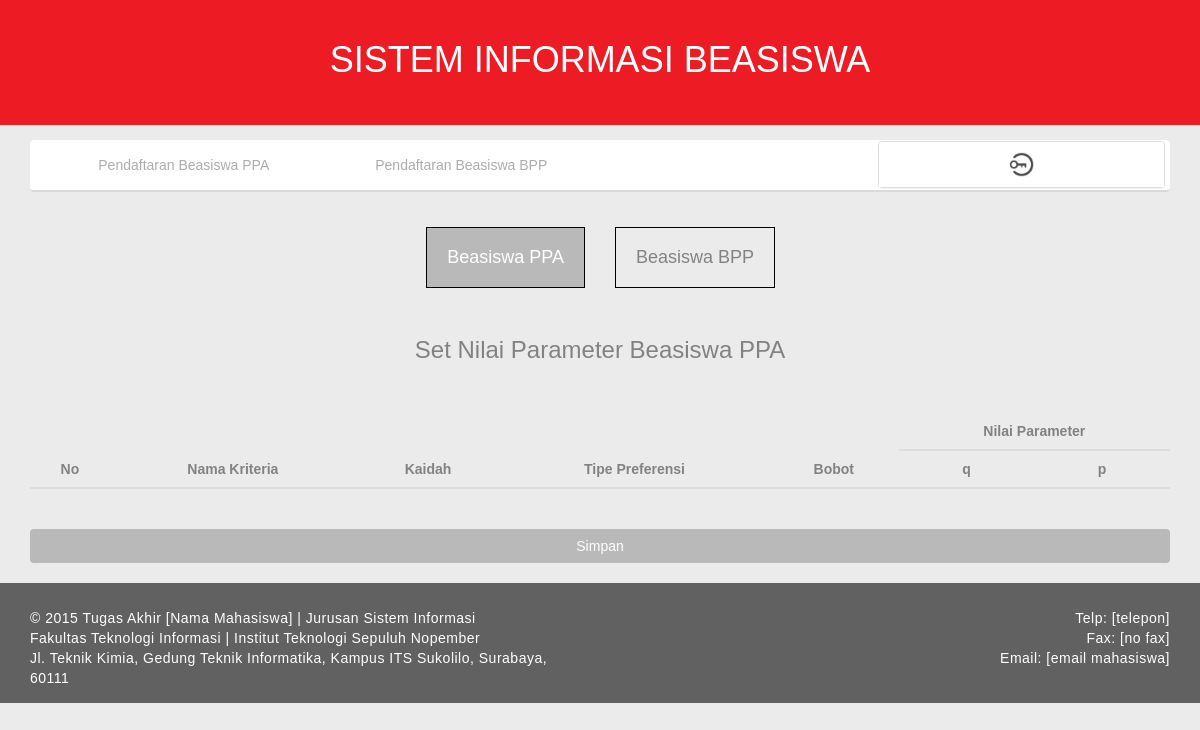
Page /index.php/admin/set_parameter_ppa on the earlier database version.
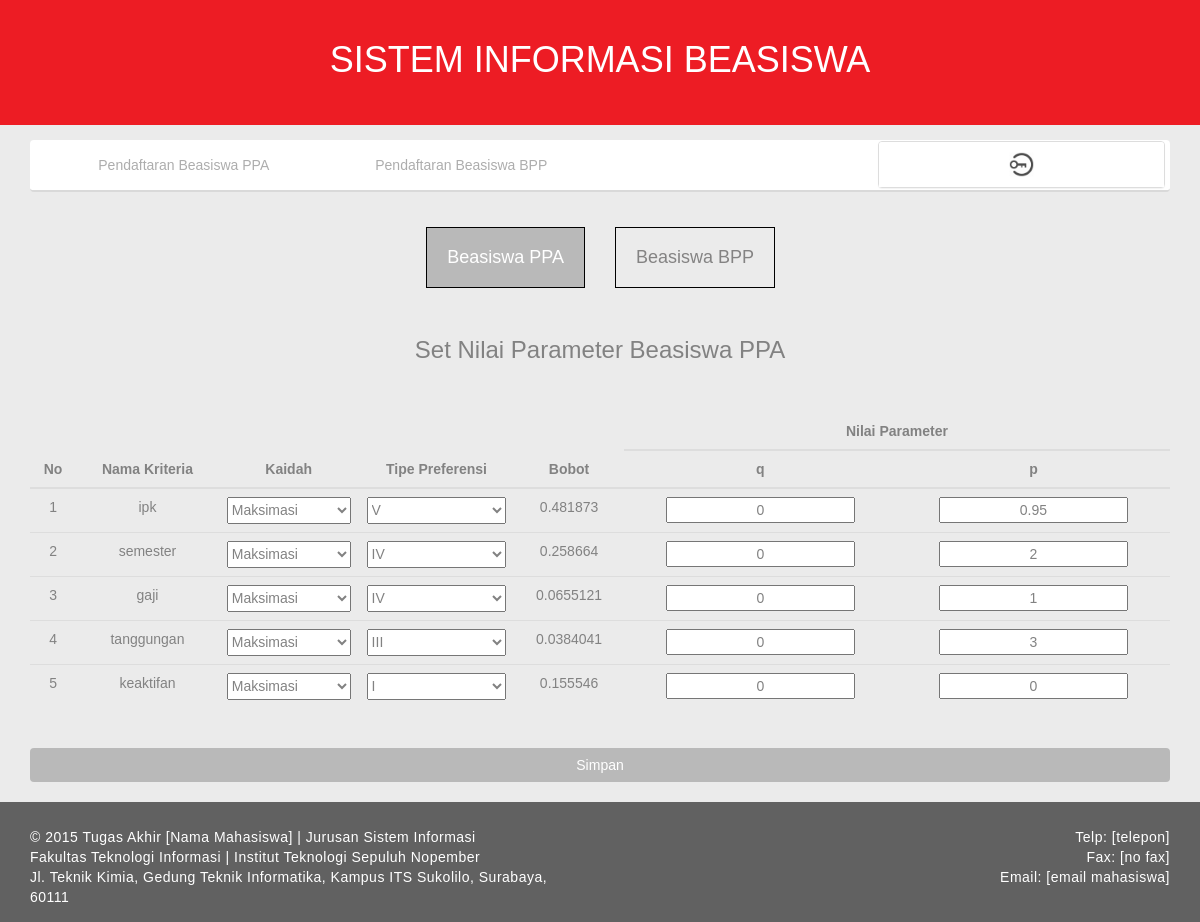
Same page on the later database version.
### tables this page shows
CREATE TABLE `parameter_ppa` (
  `id_parameter` int(11) NOT NULL,
  `nama_kriteria` varchar(255) DEFAULT NULL,
  `kaidah` int(11) DEFAULT NULL,
  `tipe` int(11) DEFAULT NULL,
  `bobot` float DEFAULT NULL,
  `q` float DEFAULT NULL,
  `p` float DEFAULT NULL,
  PRIMARY KEY (`id_parameter`)
);

### application/controllers/admin.php (called while the page is built, shortened)
<?php if ( ! defined('BASEPATH')) exit('No direct script access allowed');
class Admin extends CI_Controller {
	public function __construct()
	{
		$this->load->library('session');
	}
	public function set_parameter_ppa()
	{
		$this->load->database('beasiswa');
		$this->load->model('Beasiswa_models','bea');
		$this->load->view('layout/header',array('display'=>'set_parameter'));
		$this->load->view('admin/set_parameter_ppa',array('data'=>$this->bea->nilai_parameter('ppa')));
		$this->load->view('layout/footer');
	}
}

### index.php (called while the page is built, shortened)
<?php
require_once BASEPATH.'core/CodeIgniter.php';

### application/models/Beasiswa_models.php (called while the page is built, shortened)
<?php
class Beasiswa_models extends CI_Model {
   public function nilai_parameter($par)
   {
      $count=1;
      if($par=='ppa')
         $sql = $this->db->get_where('parameter_ppa');
      else
         $sql = $this->db->get_where('parameter_bpp');
      foreach ($sql->result() as $row) {
            $kriteria[$count++]=array('no'=>$row->id_parameter,'kriteria'=>$row->nama_kriteria,'kaidah'=>$row->kaidah,'tipe'=>$row->tipe,'bobot'=>$row->bobot,'q'=>$row->q,'p'=>$row->p);
      }
      return $kriteria;
   }
}
?>

### application/views/Admin/set_parameter_ppa.php (the view, shortened to what this page needs)
<div class="col-md-12" style="background:none;">
	<div class="col-md-6" style="background:none;">
		<a href="<?php echo  base_url();?>admin/set_parameter_ppa"><h4 class="tipe" style="float:right;background-color:#B9B9B9;color:white;">Beasiswa PPA</h4></a>
	</div>
	<div class="col-md-6" style="background:none;">
		<a href="<?php echo  base_url();?>admin/set_parameter_bpp"><h4 class="tipe" style="float:left;">Beasiswa BPP</h4></a>
	</div>
</div>
<br><br><br><br><br>
<div class="col-md-12" style="background:none;text-align:center;">
	<h3>Set Nilai Parameter Beasiswa PPA</h3><br><br>
	<table class="table" style="text-align:center;">
		 <thead>
	        <tr>
	            <th rowspan="2" style="text-align:center;">No</th>
	            <th rowspan="2" style="text-align:center;">Nama Kriteria</th>
	            <th rowspan="2" style="text-align:center;">Kaidah</th>
	            <th rowspan="2" style="text-align:center;">Tipe Preferensi</th>
	            <th rowspan="2" style="text-align:center;">Bobot</th>
	            <th colspan="2" style="text-align:center;">Nilai Parameter</th>
	        </tr>
          	<tr>
	            <th style="text-align:center;">q</th>
	            <th style="text-align:center;">p</th>
          	</tr>
        </thead>
		<tbody>
		<form action="<?php echo base_url(); ?>admin/simpan_parameter/ppa" method="POST">
			<?php foreach ($data as $key => $value) { ?>
			<tr>
				<td style="text-align:center;"><?php echo $value['no'];?></td>
				<td style="text-align:center;"><?php echo $value['kriteria'];?></td>
				<td style="text-align:center;">
					<select style="width:100%;height:27px;" name="kaidah<?php echo $value['kriteria'];?>">
						<option value="maksimasi" <?php if($value['kaidah']=='maksimasi') echo "selected";?>>Maksimasi</option>
					</select>
				</td>
				<td style="text-align:center;">
					<select style="width:100%;height:27px;" name="tipe<?php echo $value['kriteria'];?>">
						<option  value="1" <?php if($value['tipe']==1) echo "selected";?>>I</option>
						<option value="3" <?php if($value['tipe']==3) echo "selected";?>>III</option>
						<option value="4" <?php if($value['tipe']==4) echo "selected";?>>IV</option>
						<option value="5" <?php if($value['tipe']==5) echo "selected";?>>V</option>
					</select>
				</td>
				<td style="text-align:center;"><?php echo $value['bobot'];?></td>
				<td style="text-align:center;"><input name="q<?php echo $value['kriteria'];?>" style="text-align:center;" type="text" value="<?php echo $value['q'];?>"></td>
				<td style="text-align:center;"><input name="p<?php echo $value['kriteria'];?>" style="text-align:center;" type="text" value="<?php echo $value['p'];?>"></td>
			</tr>
			<?php }?>
		</tbody>
	</table>
	<input type="submit" id="submit-btn" class="btn col-sm-12" style="color:white;background-color:#B9B9B9;margin-top:20px;" value="Simpan">
</div>

Differences in the rows shown:
added parameter_ppa: no "1", nama_kriteria "ipk", kaidahipk "Maksimasi", tipeipk "V", bobot "0.481873", qipk "0", pipk "0.95"
added parameter_ppa: no "2", nama_kriteria "semester", kaidahsemester "Maksimasi", tipesemester "IV", bobot "0.258664", qsemester "0", psemester "2"
added parameter_ppa: id_parameter "3", nama_kriteria "gaji", kaidahgaji "Maksimasi", tipegaji "IV", bobot "0.0655121", qgaji "0", pgaji "1"
added parameter_ppa: id_parameter "4", nama_kriteria "tanggungan", kaidahtanggungan "Maksimasi", tipetanggungan "III", bobot "0.0384041", qtanggungan "0", ptanggungan "3"
added parameter_ppa: id_parameter "5", nama_kriteria "keaktifan", kaidahkeaktifan "Maksimasi", tipekeaktifan "I", bobot "0.155546", qkeaktifan "0", pkeaktifan "0"
